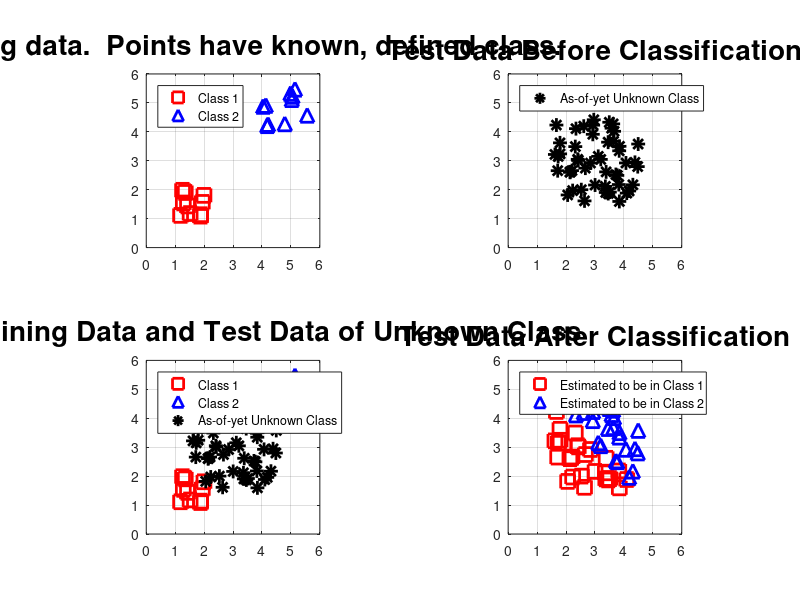

Source code (MATLAB):
% Demo to illustrate K Nearest Neighbor classification for (x,y) coordinate points.
% Setup, clean up, and initialization:
clc;    % Clear the command window.
close all;  % Close all figures (except those of imtool.)
clear;  % Erase all existing variables. Or clearvars if you want.
workspace;  % Make sure the workspace panel is showing.
format long g;
format compact;
fontSize = 20;
markerSize = 10;
lineWidth = 2;

numTrainingPoints = 10;

%-----------------------------------------------------------------------------------------------------------------
% Make up coordinates that we'll define as class 1.
trainingCoords1 = rand(numTrainingPoints, 2) + 1;
% Make up coordinates that we'll define as class 2.
trainingCoords2 = rand(numTrainingPoints, 2) * 1.75 + 4;
% Plot both classes of training points.
subplot(2, 2, 1);
plot(trainingCoords1(:, 1), trainingCoords1(:, 2), 'rs', 'LineWidth', lineWidth, 'MarkerSize', markerSize);
hold on;
drawnow;
plot(trainingCoords2(:, 1), trainingCoords2(:, 2), 'b^', 'LineWidth', lineWidth, 'MarkerSize', markerSize);
grid on;
xlim([0, 6]);
ylim([0, 6]);
axis square;
title('Training data.  Points have known, defined class.', 'FontSize', fontSize, 'Interpreter', 'None');
legend('Class 1', 'Class 2', 'Location', 'northwest');
% Enlarge figure to full screen.
set(gcf, 'Units', 'Normalized', 'Outerposition', [0, 0, 1, 1]);
drawnow;

%-----------------------------------------------------------------------------------------------------------------
% Now make up unknown data.
numUnknownPoints = 50;
unknownCoords = 3 * (rand(numUnknownPoints, 2) - 0.5) + 3;
% Plot the test data points with as-of-yet unknown class all in black asterisks.
subplot(2, 2, 2);
plot(unknownCoords(:, 1), unknownCoords(:, 2), 'k*', 'LineWidth', lineWidth, 'MarkerSize', markerSize);
grid on;
xlim([0, 6]);
ylim([0, 6]);
axis square;
legend('As-of-yet Unknown Class', 'Location', 'northwest');
title('Test Data Before Classification', 'FontSize', fontSize, 'Interpreter', 'None');
drawnow;

%-----------------------------------------------------------------------------------------------------------------
% Now, let's plot both the training data and the test data on the same plot in the lower left of the GUI.
% Plot both classes of training points.
subplot(2, 2, 3);
plot(trainingCoords1(:, 1), trainingCoords1(:, 2), 'rs', 'LineWidth', lineWidth, 'MarkerSize', markerSize);
hold on;
plot(trainingCoords2(:, 1), trainingCoords2(:, 2), 'b^', 'LineWidth', lineWidth, 'MarkerSize', markerSize);
% Plot the test data points with as-of-yet unknown class all in black asterisks.
plot(unknownCoords(:, 1), unknownCoords(:, 2), 'k*', 'LineWidth', lineWidth, 'MarkerSize', markerSize);
grid on;
xlim([0, 6]);
ylim([0, 6]);
axis square;
legend('Class 1', 'Class 2', 'As-of-yet Unknown Class', 'Location', 'northwest');
title('Both Training Data and Test Data of Unknown Class', 'FontSize', fontSize, 'Interpreter', 'None');
drawnow;

%-----------------------------------------------------------------------------------------------------------------
% Now do a K Nearest Neighbor Search.
% Get the classes of the unknown data.
% First collect all the training data into one tall array
trainingCoords = [trainingCoords1; trainingCoords2];
[indexes, distancesOfTheIndexes] = knnsearch(trainingCoords, unknownCoords, ...
	'NSMethod', 'exhaustive',...
	'k', 5,... % Get indexes of the 5 nearest points
	'distance', 'euclidean'); % Regular Pythagorean formula for distance
% Extract the classes
% The way I defined the classes is if the index is <= numTrainingPoints, it's class 1, otherwise it's class 2.
class1Map = indexes <= numTrainingPoints;
class2Map = indexes > numTrainingPoints;
% Now sum the maps horizontally to count the number of each class that was found:
class1Count = sum(class1Map, 2);
class2Count = sum(class2Map, 2);
% Now determine which rows got more class 1 "votes"
% so we'll know whether this coordinate of our unknown test data
% "belongs" to class 1 or class 2.
itIsClass1 = class1Count >= class2Count;
itIsClass2 = class1Count <  class2Count;
% Extract the test coordinates into two arrays, one for class 1 and one for class 2.
class1 = unknownCoords(itIsClass1, :);
class2 = unknownCoords(itIsClass2, :);

%-----------------------------------------------------------------------------------------------------------------
% Now plot what we found.  Each class gets the same marker as the training class.
subplot(2, 2, 4);
plot(class1(:, 1), class1(:, 2), 'rs', 'LineWidth', lineWidth, 'MarkerSize', markerSize);
hold on;
plot(class2(:, 1), class2(:, 2), 'b^', 'LineWidth', lineWidth, 'MarkerSize', markerSize);
grid on;
axis square;
xlim([0, 6]);
ylim([0, 6]);
title('Test Data After Classification', 'FontSize', fontSize, 'Interpreter', 'None');
legend('Estimated to be in Class 1', 'Estimated to be in Class 2', 'Location', 'northwest');



